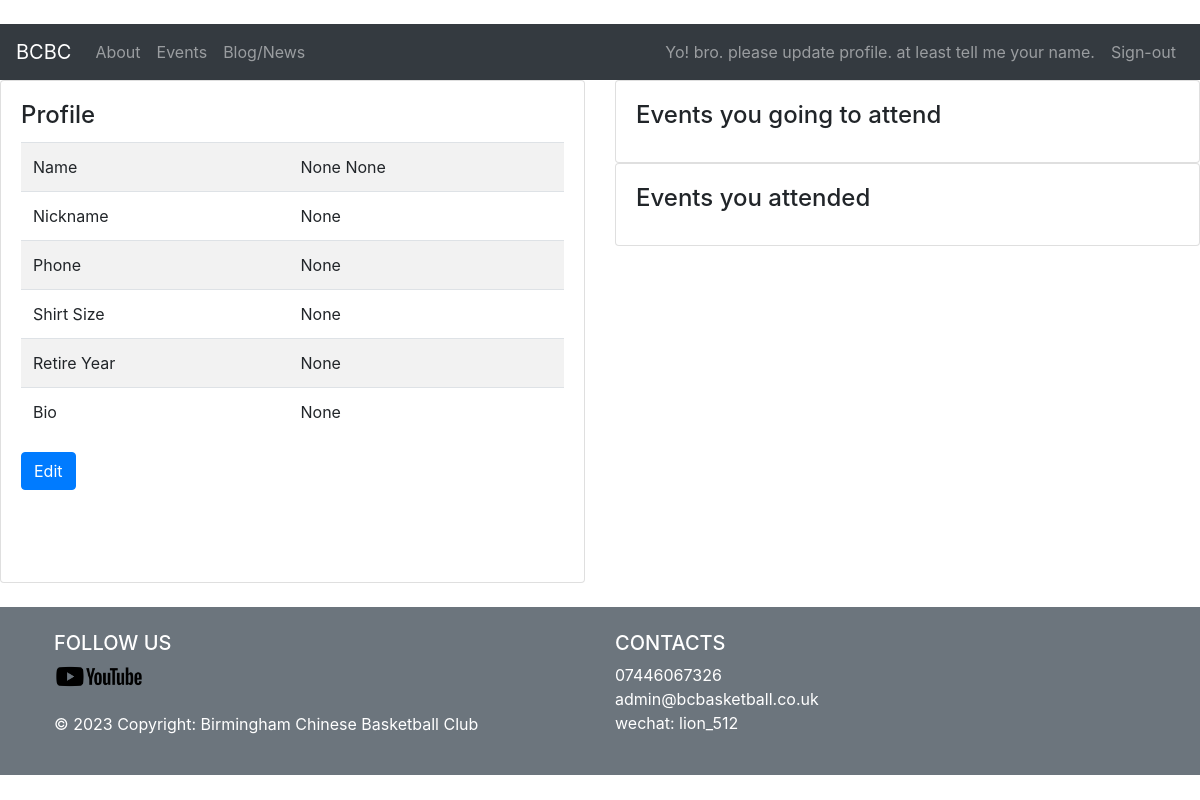
The page /members/user_profile/ (signed in) on the database its author committed.
### members/models.py (models this page shows)
class Profile(models.Model):
    PLAYER_TYPE=(
        ('xiuxian','休闲'),
        ('yeren','野人'),
    )
    YEAR_CHOICES = [(r, r) for r in range(2010, datetime.date.today().year + 1)]
    user=models.OneToOneField(User,null=True,on_delete=models.CASCADE)
    first_name=models.CharField('First Name',max_length=50,null=True,)
    last_name=models.CharField('Last Name',max_length=50,null=True,)
    nick_name=models.CharField('Nick Name',max_length=50,blank=True,null=True)
    phone=models.CharField('Member Phone',max_length=50,blank=True,null=True)
    shirt_size= models.CharField('Shirt Size',max_length=20,null=True,blank=True)
    retire_year=models.IntegerField(choices=YEAR_CHOICES,null=True,blank=True)
    bio=models.TextField('Member Bio', max_length=500,null=True,blank=True)

### members/views.py (the view)
# urls.py: path('user_profile/', views.user_profile,name='user_profile'),
def user_profile(request):
    profile=request.user.profile
    attended_events=profile.event_set.all().filter(event_datetime__range=[dt.datetime.now()-dt.timedelta(days=180),dt.datetime.now()])
    attending_events=profile.event_set.all().filter(event_datetime__range=[dt.datetime.now(),dt.timedelta(days=90)+dt.datetime.now()])
    return render(request,'authentication/profile.html',{'profile':profile,
                                                         'attended_events':attended_events,
                                                         'attending_events':attending_events})

### templates/authentication/profile.html (shortened to what this page needs)
{% extends 'master.html' %}
{% block content %}
<div class="row">
 <div class="col-sm-6">
    <div class="card" >
      <div class="card-body">
        <h4 class="card-title"> Profile</h4>
          <table class="table table-striped table-hove" style="width:100%">
              <tbody>
                <tr>
                    <td>Name</td>
                    <td>{{ profile.first_name }} {{ profile.last_name }}</td>
                </tr>
                <tr>
                    <td>Nickname</td>
                    <td>{{ profile.nick_name }} </td>
                </tr>
                <tr>
                    <td>Phone</td>
                    <td>{{ profile.phone }}</td>
                </tr>
                <tr>
                    <td>Shirt Size</td>
                    <td>{{ profile.shirt_size }}</td>
                </tr>
                <tr>
                    <td>Retire Year</td>
                    <td>{{ profile.retire_year }}</td>
                </tr>
                <tr>
                    <td>Bio</td>
                    <td>{{ profile.bio }}</td>
                </tr>
          </table>
             <a class="btn btn-primary" href="{% url 'update_profile' user.profile.id %}">  Edit </a>
           <br><br><br>
        <br>
      </div>
    </div>
      <br>
  </div>
<div class="col-sm-6">
    <div class="card" >
        <div class="card-body">
            <h4 class="card-title"> Events you going to attend</h4>
        </div>
    </div>
    <div class="card" >
        <div class="card-body">
            <h4 class="card-title"> Events you attended</h4>
        </div>
    </div>
</div>
</div>
{% endblock %}

### rows shown on the page
Profile: first_name "None", last_name "None", nick_name "None", phone "None", shirt_size "None", retire_year "None", bio "None"
